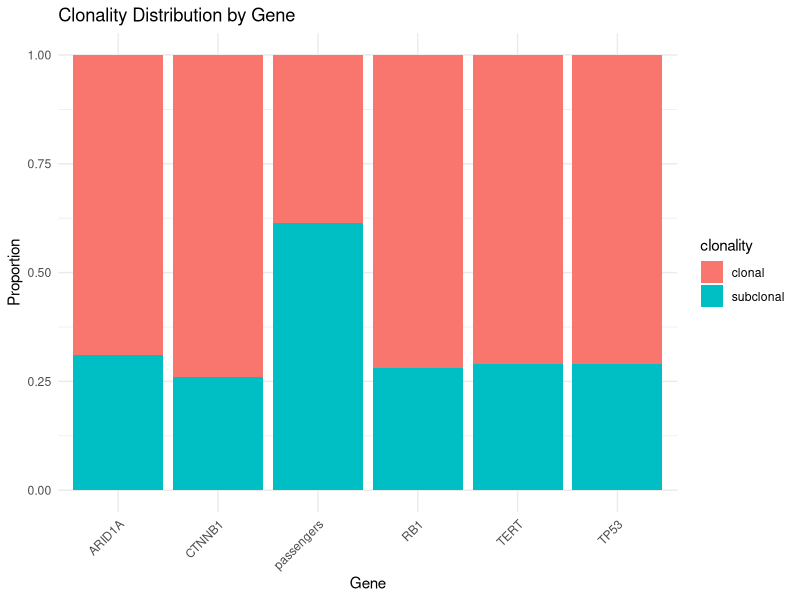

Recreate this plot in R.
# Example: Testing clonality enrichment for driver vs passenger mutations

# Create contingency table
# Rows: Mutation type (Driver, Passenger)
# Columns: Clonality status (Clonal, Subclonal)

clonality_data <- matrix(
    c(
        # Clonal  Subclonal
        45, 15, # Driver mutations
        120, 200 # Passenger mutations
    ),
    nrow = 2, byrow = TRUE,
    dimnames = list(
        c("Driver", "Passenger"),
        c("Clonal", "Subclonal")
    )
)

print(clonality_data)

# Perform Fisher's exact test
fisher_result <- fisher.test(clonality_data)
print(fisher_result)

# Extract key results
cat("P-value:", fisher_result$p.value, "\n")
cat("Odds Ratio:", fisher_result$estimate, "\n")
cat("95% CI:", fisher_result$conf.int[1], "-", fisher_result$conf.int[2], "\n")

# Chi-square test for the same data
chisq_result <- chisq.test(clonality_data)
print(chisq_result)

# Check expected frequencies (should be >5 for valid chi-square)
print("Expected frequencies:")
print(chisq_result$expected)

# Extract results
cat("Chi-square statistic:", chisq_result$statistic, "\n")
cat("P-value:", chisq_result$p.value, "\n")
cat("Degrees of freedom:", chisq_result$parameter, "\n")

# Example: Testing multiple candidate driver genes
library(dplyr)

# Create sample data for multiple genes
set.seed(123)
gene_data <- data.frame(
  gene = rep(c("TP53", "CTNNB1", "TERT", "ARID1A", "RB1"), each = 100),
  mutation_type = "driver",
  clonality = sample(c("clonal", "subclonal"), 500, replace = TRUE, prob = c(0.7, 0.3))
)

# Add passenger mutations as control
passenger_data <- data.frame(
  gene = "passengers",
  mutation_type = "passenger", 
  clonality = sample(c("clonal", "subclonal"), 1000, replace = TRUE, prob = c(0.4, 0.6))
)

# Combine data
all_data <- rbind(gene_data, passenger_data)

# Test each driver gene vs passengers
driver_genes <- c("TP53", "CTNNB1", "TERT", "ARID1A", "RB1")
results <- data.frame()

for (gene in driver_genes) {
    # Create 2x2 table for current gene vs passengers
    gene_subset <- subset(all_data, gene == gene | gene == "passengers")

    contingency <- table(gene_subset$mutation_type, gene_subset$clonality)

    # Fisher's exact test
    fisher_test <- fisher.test(contingency)

    # Store results
    results <- rbind(results, data.frame(
        gene = gene,
        p_value = fisher_test$p.value,
        odds_ratio = fisher_test$estimate,
        ci_lower = fisher_test$conf.int[1],
        ci_upper = fisher_test$conf.int[2]
    ))
}

# Apply multiple testing correction
results$p_adjusted <- p.adjust(results$p_value, method = "BH")

# Display results
print(results)

# Identify significantly enriched genes (p < 0.05)
significant_genes <- subset(results, p_adjusted < 0.05)
cat("Genes with significant clonality enrichment:\n")
print(significant_genes$gene)

# Visualize clonality patterns
library(ggplot2)

# Create summary data for plotting
summary_data <- all_data %>%
  group_by(gene, clonality) %>%
  summarise(count = n(), .groups = "drop") %>%
  group_by(gene) %>%
  mutate(proportion = count / sum(count))

# Plot clonal vs subclonal proportions
ggplot(summary_data, aes(x = gene, y = proportion, fill = clonality)) +
  geom_bar(stat = "identity", position = "stack") +
  theme_minimal() +
  labs(title = "Clonality Distribution by Gene",
       x = "Gene", y = "Proportion") +
  theme(axis.text.x = element_text(angle = 45, hjust = 1))
